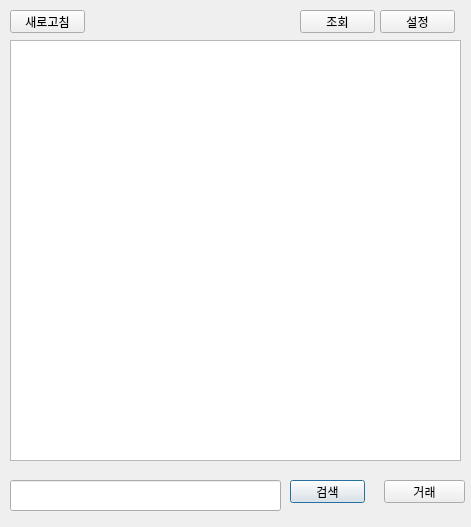
<?xml version="1.0" encoding="UTF-8"?>
<ui version="4.0">
 <class>Dialog</class>
 <widget class="QDialog" name="Dialog">
  <property name="geometry">
   <rect>
    <x>0</x>
    <y>0</y>
    <width>471</width>
    <height>527</height>
   </rect>
  </property>
  <property name="windowTitle">
   <string>Dialog</string>
  </property>
  <widget class="QListView" name="list_main">
   <property name="geometry">
    <rect>
     <x>10</x>
     <y>40</y>
     <width>451</width>
     <height>421</height>
    </rect>
   </property>
  </widget>
  <widget class="QPushButton" name="search_list">
   <property name="geometry">
    <rect>
     <x>290</x>
     <y>480</y>
     <width>75</width>
     <height>23</height>
    </rect>
   </property>
   <property name="text">
    <string>검색</string>
   </property>
  </widget>
  <widget class="QPushButton" name="pushButton_2">
   <property name="geometry">
    <rect>
     <x>380</x>
     <y>10</y>
     <width>75</width>
     <height>23</height>
    </rect>
   </property>
   <property name="text">
    <string>설정</string>
   </property>
  </widget>
  <widget class="QLineEdit" name="lineEdit">
   <property name="geometry">
    <rect>
     <x>10</x>
     <y>480</y>
     <width>271</width>
     <height>31</height>
    </rect>
   </property>
  </widget>
  <widget class="QPushButton" name="search_list_3">
   <property name="geometry">
    <rect>
     <x>10</x>
     <y>10</y>
     <width>75</width>
     <height>23</height>
    </rect>
   </property>
   <property name="text">
    <string>새로고침</string>
   </property>
  </widget>
  <widget class="QPushButton" name="pushButton_3">
   <property name="geometry">
    <rect>
     <x>384</x>
     <y>480</y>
     <width>81</width>
     <height>23</height>
    </rect>
   </property>
   <property name="text">
    <string>거래</string>
   </property>
  </widget>
  <widget class="QPushButton" name="search_list_2">
   <property name="geometry">
    <rect>
     <x>300</x>
     <y>10</y>
     <width>75</width>
     <height>23</height>
    </rect>
   </property>
   <property name="text">
    <string>조회</string>
   </property>
  </widget>
 </widget>
 <resources/>
 <connections/>
</ui>
